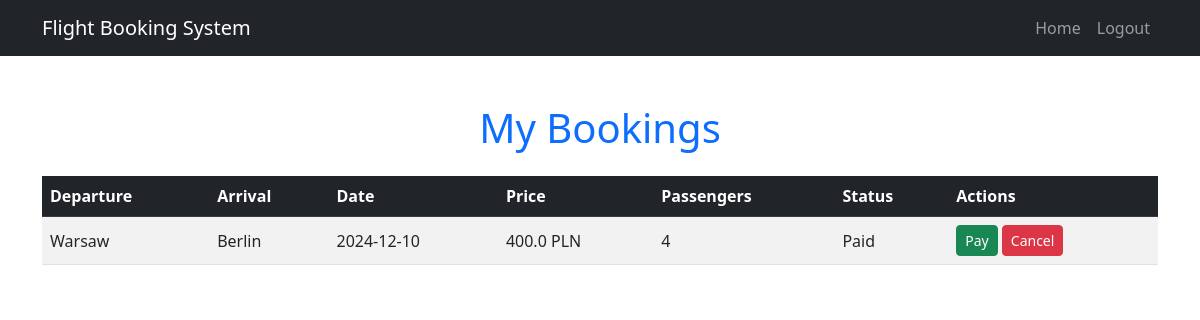
/my_bookings (signed in), run on an earlier commit of the app's database.
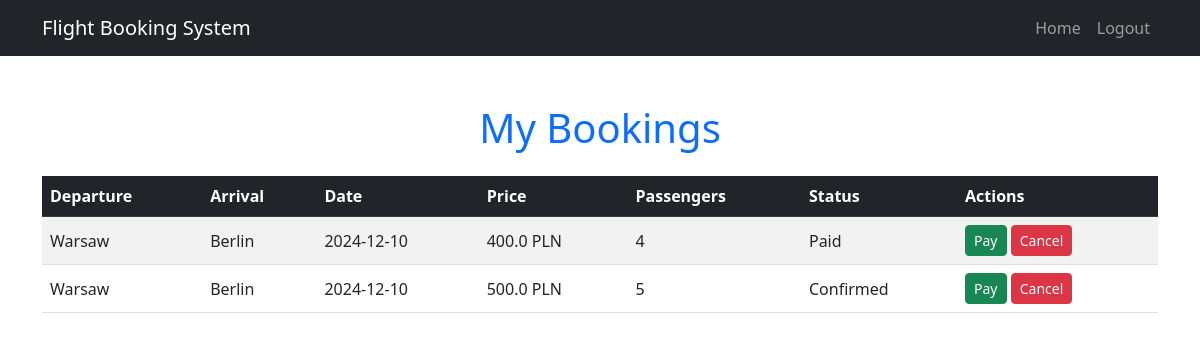
And on a later commit of the database.
### app.py (models this page shows)
class Booking(db.Model):
    id = db.Column(db.Integer, primary_key=True)
    user_id = db.Column(db.Integer, db.ForeignKey('user.id'), nullable=False)
    flight_id = db.Column(db.Integer, db.ForeignKey('flight.id'), nullable=False)
    number_of_passengers = db.Column(db.Integer, nullable=False)
    status = db.Column(db.String(100), default="Confirmed")
    is_paid = db.Column(db.Boolean, default=False)
    flight = db.relationship('Flight', backref='bookings', lazy=True)

class Flight(db.Model):
    id = db.Column(db.Integer, primary_key=True)
    departure_city = db.Column(db.String(100), nullable=False)
    arrival_city = db.Column(db.String(100), nullable=False)
    date = db.Column(db.String(100), nullable=False)
    price = db.Column(db.Float, nullable=False)
    available_seats = db.Column(db.Integer, nullable=False)

### app.py (the view)
@app.route("/my_bookings")
@login_required
def my_bookings():
    bookings = Booking.query.filter_by(user_id=current_user.id).all()
    return render_template("my_bookings.html", bookings=bookings)

### app.py (called while the page is built)
@login_manager.user_loader
def load_user(user_id):
    return User.query.get(int(user_id))

    @property
    def is_active(self):
        return True

### templates/my_bookings.html (shortened to what this page needs)
<!DOCTYPE html>
<html lang="en">
<head>
    <link href="https://cdn.jsdelivr.net/npm/bootstrap@5.3.0/dist/css/bootstrap.min.css" rel="stylesheet">
</head>
<body>
    <nav class="navbar navbar-expand-lg navbar-dark bg-dark">
        <div class="container">
            <a class="navbar-brand" href="/">Flight Booking System</a>
            <div class="collapse navbar-collapse" id="navbarNav">
                <ul class="navbar-nav ms-auto">
                    <li class="nav-item">
                        <a class="nav-link" href="/">Home</a>
                    </li>
                    <li class="nav-item">
                        <a class="nav-link" href="/logout">Logout</a>
                    </li>
                </ul>
            </div>
        </div>
    </nav>
    <div class="container mt-5">
        <h1 class="text-center text-primary mb-4">My Bookings</h1>
        {% if bookings %}
        <div class="table-responsive">
            <table class="table table-striped table-hover align-middle">
                <thead class="table-dark">
                    <tr>
                        <th scope="col">Departure</th>
                        <th scope="col">Arrival</th>
                        <th scope="col">Date</th>
                        <th scope="col">Price</th>
                        <th scope="col">Passengers</th>
                        <th scope="col">Status</th>
                        <th scope="col">Actions</th>
                    </tr>
                </thead>
                <tbody>
                    {% for booking in bookings %}
                    <tr>
                        <td>{{ booking.flight.departure_city }}</td>
                        <td>{{ booking.flight.arrival_city }}</td>
                        <td>{{ booking.flight.date }}</td>
                        <td>{{ booking.flight.price * booking.number_of_passengers }} PLN</td>
                        <td>{{ booking.number_of_passengers }}</td>
                        <td>{{ booking.status }}</td>
                        <td>
                            {% if booking.status != 'Cancelled' %}
                            <form action="/pay_booking/{{ booking.id }}" method="POST" class="d-inline">
                                <button type="submit" class="btn btn-success btn-sm">Pay</button>
                            </form>
                            <form action="/cancel_booking/{{ booking.id }}" method="POST" class="d-inline">
                                <button type="submit" class="btn btn-danger btn-sm">Cancel</button>
                            </form>
                            {% else %}
                            <span class="badge bg-secondary">Cancelled</span>
                            {% endif %}
                        </td>
                    </tr>
                    {% endfor %}
                </tbody>
            </table>
        </div>
        {% else %}
        <p class="text-center text-muted">You have no bookings yet.</p>
        {% endif %}
    </div>
</body>
</html>

What changed in the data, as far as the page shows it:
added Booking: flight.departure_city "Warsaw", flight.arrival_city "Berlin", flight "2024-12-10", booking.flight.price*booking.number_of_passengers "500.0", number_of_passengers "5", status "Confirmed"
